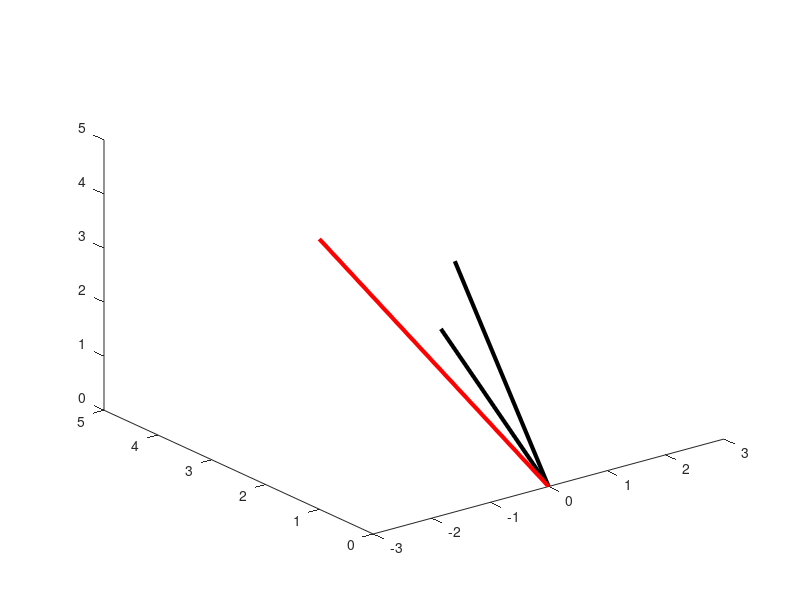

MATLAB code to generate this figure: (Note: this script raises an error after producing the figure.)
%%
%     COURSE: Linear algebra: theory and implementation
%    SECTION: Matrix spaces
%      VIDEO: Column space of a matrix
% Instructor: sincxpress.com
% Course url: https://www.udemy.com/course/linear-algebra-theory-and-implementation/?couponCode=202110
%
%%

% matrix S
S = [ 3 0; 5 2; 1 2 ];

% vector v
v = [-3 1 5]';
% v = [1 7 3]';


figure(1), clf
plot3([0 S(1,1)],[0 S(2,1)],[0 S(3,1)],'k','linew',3)
hold on
plot3([0 S(1,2)],[0 S(2,2)],[0 S(3,2)],'k','linew',3)
plot3([0 v(1)],[0 v(2)],[0 v(3)],'r','linew',3)

% draw the plane spanned by S
h = ezmesh(@(s,t)S(1,1)*s+S(1,2)*t,@(s,t)S(2,1)*s+S(2,2)*t,@(s,t)S(3,1)*s+S(3,2)*t,[-1 1 -1 1 -1 1]);
set(h,'facecolor','g','cdata',ones(50),'linestyle','none')
xlabel('C_1'), ylabel('C_2'), zlabel('C_3')
title('')
axis square
grid on, rotate3d on

%% done.
